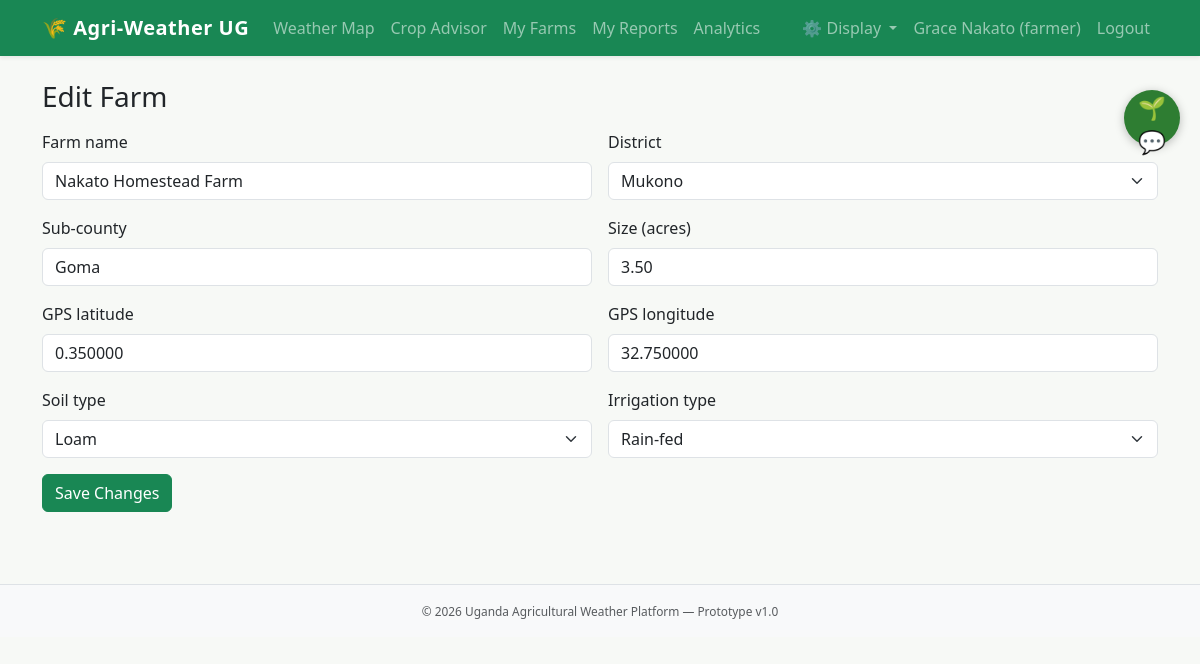
Screenshot of /public/farms/edit.php?id=1 (signed in) with the database file from the repository.
### tables this page shows
CREATE TABLE farms (
  id INT AUTO_INCREMENT PRIMARY KEY,
  user_id INT NOT NULL,
  name VARCHAR(150) NOT NULL,
  district VARCHAR(100),
  sub_county VARCHAR(100),
  latitude DECIMAL(9,6),
  longitude DECIMAL(9,6),
  size_acres DECIMAL(8,2),
  soil_type VARCHAR(50),
  irrigation_type VARCHAR(50),
  created_at TIMESTAMP DEFAULT CURRENT_TIMESTAMP,
  FOREIGN KEY (user_id) REFERENCES users(id)
);

CREATE TABLE districts (
  id INT AUTO_INCREMENT PRIMARY KEY,
  name VARCHAR(100) NOT NULL,
  region_id INT,
  latitude DECIMAL(9,6),
  longitude DECIMAL(9,6),
  FOREIGN KEY (region_id) REFERENCES regions(id)
);

### app/models/Farm.php (called while the page is built, shortened)
<?php
class Farm {
    public static function find(PDO $pdo, int $id) {
        $stmt = $pdo->prepare("SELECT * FROM farms WHERE id = ?");
        $stmt->execute([$id]);
        return $stmt->fetch();
    }
}

### public/farms/edit.php (the view, shortened to what this page needs)
<?php
require_once __DIR__ . '/../../app/config/db.php';
require_once __DIR__ . '/../../app/models/Farm.php';
$farm = Farm::find($pdo, (int)($_GET['id'] ?? $_POST['id'] ?? 0));
$districts = $pdo->query("SELECT name FROM districts ORDER BY name")->fetchAll();
require __DIR__ . '/../../app/helpers/header.php';
?>
<h3 class="mb-3">Edit Farm</h3>
<form method="post" class="row g-3">
  <div class="col-md-6"><label class="form-label">Farm name</label><input name="name" class="form-control" value="<?= htmlspecialchars($farm['name']) ?>" required></div>
  <div class="col-md-6"><label class="form-label">District</label>
    <select name="district" class="form-select"><?php foreach ($districts as $d): ?><option <?= $d['name']==$farm['district']?'selected':'' ?>><?= htmlspecialchars($d['name']) ?></option><?php endforeach; ?></select></div>
  <div class="col-md-6"><label class="form-label">Sub-county</label><input name="sub_county" class="form-control" value="<?= htmlspecialchars($farm['sub_county']) ?>"></div>
  <div class="col-md-6"><label class="form-label">Size (acres)</label><input type="number" step="0.1" name="size_acres" class="form-control" value="<?= htmlspecialchars($farm['size_acres']) ?>"></div>
  <div class="col-md-6"><label class="form-label">GPS latitude</label><input name="latitude" class="form-control" value="<?= htmlspecialchars($farm['latitude']) ?>"></div>
  <div class="col-md-6"><label class="form-label">GPS longitude</label><input name="longitude" class="form-control" value="<?= htmlspecialchars($farm['longitude']) ?>"></div>
  <div class="col-md-6"><label class="form-label">Soil type</label>
    <select name="soil_type" class="form-select">
      <?php foreach (['Loam','Sandy loam','Clay loam','Clay','Volcanic soil','Sandy'] as $s): ?><option <?= $s==$farm['soil_type']?'selected':'' ?>><?= $s ?></option><?php endforeach; ?>
    </select></div>
  <div class="col-md-6"><label class="form-label">Irrigation type</label>
    <select name="irrigation_type" class="form-select">
      <?php foreach (['Rain-fed','Drip irrigation','Sprinkler','Furrow','None'] as $s): ?><option <?= $s==$farm['irrigation_type']?'selected':'' ?>><?= $s ?></option><?php endforeach; ?>
    </select></div>
  <div class="col-12"><button class="btn btn-success">Save Changes</button></div>
</form>
<?php require __DIR__ . '/../../app/helpers/footer.php'; ?>

### public/assets/css/style.css (style rules this page uses)
body { background-color: #f7f9f6; }
:root { --agri-bg: #f7f9f6; }
body { background-color: var(--agri-bg); }

### rows the page displays
farms: name "Nakato Homestead Farm", district "Mukono", sub_county "Goma", size_acres "3.50", latitude "0.350000", longitude "32.750000", soil_type "Loam", irrigation_type "Rain-fed"

### other values shown
$user['full_name'] "Grace Nakato"
$user['role'] "farmer"
